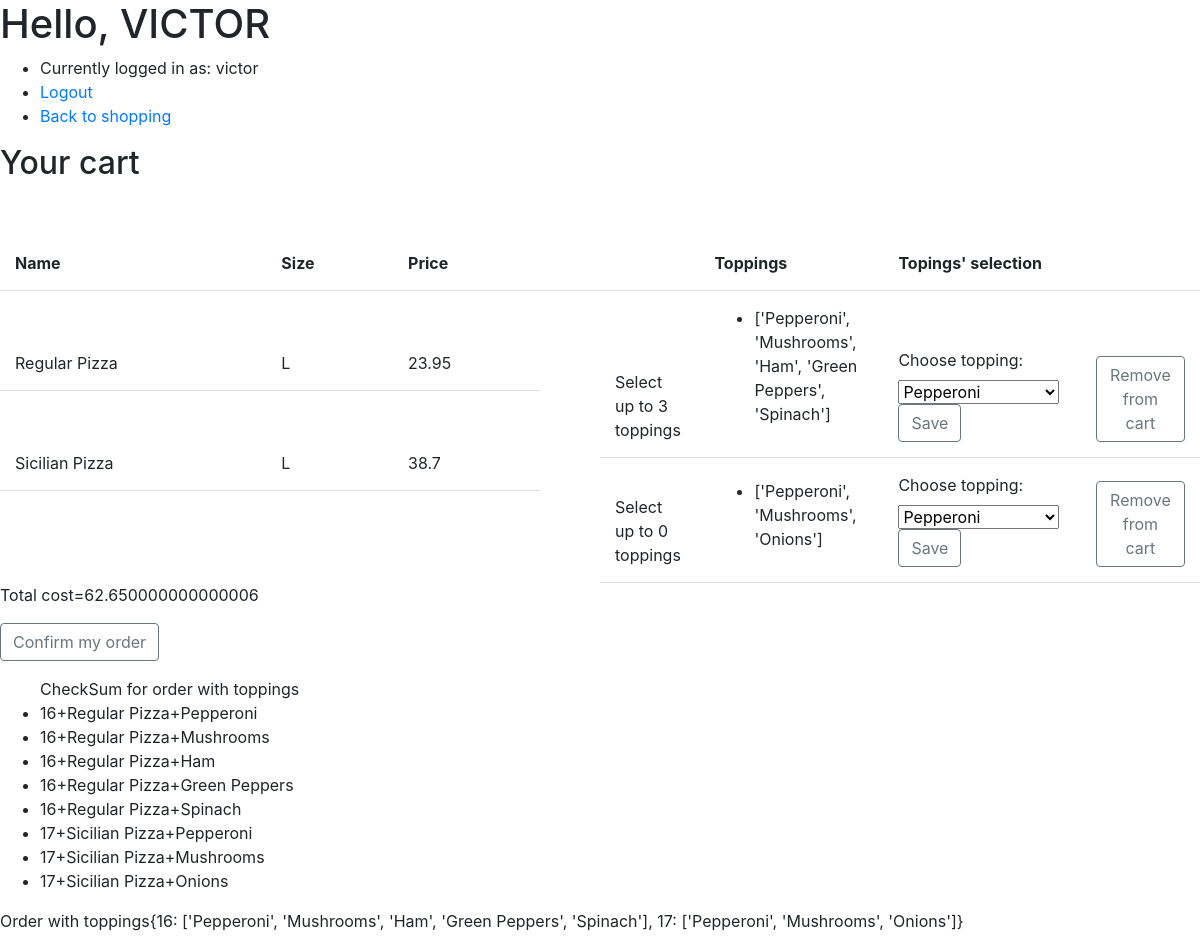
/get_cart (signed in), run on the app's committed database.
### orders/models.py (models this page shows, shortened)
class Menu(models.Model):
    name = models.CharField(max_length=64)
    toppings = models.IntegerField()
    size = models.CharField(max_length=1)
    price= models.FloatField()

class Order(models.Model):
    username=models.ForeignKey(User, on_delete=models.PROTECT)
    orders=models.ManyToManyField(Menu,blank=True,related_name="food")
    toppings=models.ManyToManyField(Toppings,blank=True,related_name="toppings")
    completion=models.BooleanField(default=False)
    confirmed=models.BooleanField(default=False)

### orders/views.py (the view)
# urls.py: path("get_cart",views.get_cart,name="get_cart"),
def get_cart(request):
    if not request.user.is_authenticated:
        return render(request, "login.html", {"message": None})
    username=request.user
    user_cart=Order.objects.filter(username=username)
    cart_cost1=Menu.objects.all().filter(food__in=user_cart).aggregate(Sum('price'))
    cart_cost=cart_cost1['price__sum']
    cart=Menu.objects.all().filter(food__in=user_cart)
    cart_toppings=Toppings.objects.all().filter(toppings__in=user_cart)
    super_cart=Order.objects.filter(username=username).values('id','orders__name','toppings__name')
    user_cart1=Order.objects.filter(username=username).values('id')
    grouped4={}
    for i in user_cart1.values_list('id',flat=True):
        grouped4.update({i:[]})
    for i in super_cart:
        grouped=i
        if grouped['id']in user_cart1.values_list('id',flat=True):
            grouped4[grouped['id']].append(grouped['toppings__name'])
    grouped2=super_cart.values_list('id', flat=True)
    grouped3=user_cart.values_list('id',flat=True)
    new=tuple(zip(user_cart,cart))
    context = {
        "user": request.user,
        "menu":Menu.objects.all(),
        "cart":cart,
        "cart_cost":cart_cost,
        'n' :Toppings.objects.all(),
        "user_cart":user_cart,
        "new":new,
        "cart_toppings":cart_toppings,
        "super_cart":super_cart,
        'grouped':grouped,
        'grouped2':grouped2,
        'grouped3':grouped3,
        'grouped4':grouped4,
        'new2':grouped['id']
        }
    return render(request, 'cart.html', context)

### orders/templatetags/template_filters.py (called while the page is built)
@register.filter
def get_item(dictionary, key):
    return dictionary.get(key)

### orders/templates/cart.html (shortened to what this page needs)
{% extends "base.html" %}
{% block body %}
<h1>Hello, {{ user.username|upper }}</h1>
<ul>
    <li>Currently logged in as: {{ user.username }}</li>
    <li><a href="{% url 'logout' %}">Logout</a></li>
    <li><a href="{% url 'index' %}">Back to shopping</a></li>
</ul>
<h2>Your cart</h2>
<table style="width:50%; float:left">
    <tr>
        <th>Name</th>
        <th>Size</th>
        <th>Price</th>
        <th></th>
    </tr>
    {% for item in cart %}
    <tr>
        <td>{{ item.name }}</td>
        <td> {{ item.size }} </td>
        <td>{{ item.price }}</td>
    </tr>
    {% endfor %}
</table>
<table style="width:50%; float:left">
    <tr>
        <th></th>
        <th>Toppings</th>
        <th>Topings' selection</th>
        <th></th>
    </tr>
{% load template_filters%}
     {%for i,j in new%}
    <tr>
        <td>Select up to {{ j.toppings }} toppings</td>
        <td><ul>
        <li>{{grouped4|get_item:i.id}} </li>
        </ul></td>
        <td>
            <form action="{% url 'add_topping' %}" method="post">
                <label for="toppings">Choose topping:</label>
                <select id="toppings" name="topping">
                    {%for topping in n%}
                    <option value={{topping.id}}>{{topping.name}}</option>
                    {%endfor%}
                </select>
                <button type="submit" class="btn btn-outline-secondary" name='element.id' value={{i.id}}>Save</button>
            </form>
        </td>
        <td>
            <form action="{% url 'remove_from_cart' %}" method="post">
                <button type="submit" class="btn btn-outline-secondary" name='element.id' value={{i.id}}>Remove from cart</button>
            </form>
        </td>
    </tr>
    {% endfor %}
</table>
<p>Total cost={{cart_cost}}</p>
<form action="{% url 'place_order' %}" method="post">
    <p>
        <td><button type="submit" class="btn btn-outline-secondary" name='confirmation' value="True">Confirm my order</button></td>
    </p>
</form>
<ul>CheckSum for order with toppings
    {%for topping in super_cart%}
    <li>{{topping.id}}+{{topping.orders__name}}+{{topping.toppings__name}}</li>
    {% endfor %}
</ul>
<p>Order with toppings{{grouped4}}</p>
{% endblock %}

### orders/templates/base.html (shortened to what this page needs)
<!DOCTYPE html>
<html>
<head>
    <link rel="stylesheet" href="https://stackpath.bootstrapcdn.com/bootstrap/4.4.1/css/bootstrap.min.css">
</head>
<body>
    {% block body %}
    {% endblock %}
</body>
</html>

### orders/templates/base.html (style rules this page uses)
th, td { padding: 15px; text-align: left; height: 100px; vertical-align: bottom; border-bottom: 1px solid #ddd; }

### data on the page
Menu: name "Regular Pizza", size "L", price "23.95"
Menu: name "Sicilian Pizza", size "L", price "38.7"
Order: toppings "3", id "['Pepperoni', 'Mushrooms', 'Ham', 'Green Peppers', 'Spinach']", id "16", orders__name "Regular Pizza", toppings__name "Pepperoni", toppings__name "Mushrooms", toppings__name "Ham", toppings__name "Green Peppers", toppings__name "Spinach"
Order: toppings "0", id "['Pepperoni', 'Mushrooms', 'Onions']", id "17", orders__name "Sicilian Pizza", toppings__name "Pepperoni", toppings__name "Mushrooms", toppings__name "Onions"

### other printed values
{{ user.username|upper }} "VICTOR"
{{ user.username }} "victor"
{{ cart_cost }} "62.650000000000006"
{{ grouped4 }} "{16: ['Pepperoni', 'Mushrooms', 'Ham', 'Green Peppers', 'Spinach'], 17: ['Pepperoni', 'Mushrooms', 'Onions']}"
form field topping "Pepperoni"
